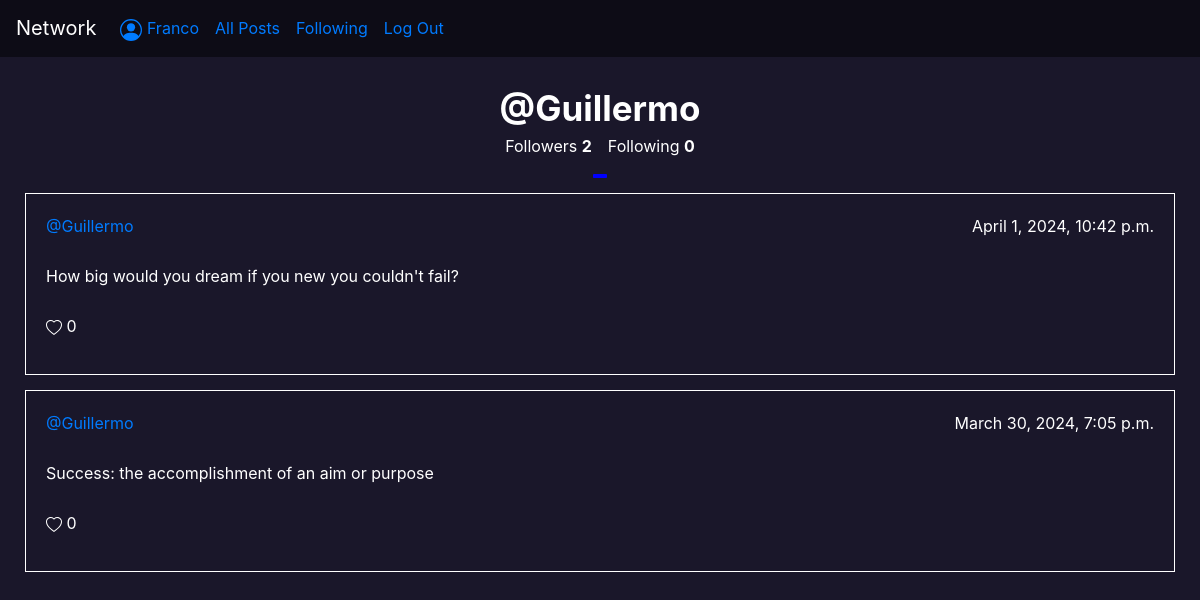
Page /profile/Guillermo (signed in) on the committed database.
### network/models.py (models this page shows)
class User(AbstractUser):
    pass

class Post(models.Model):
    user = models.ForeignKey(User, on_delete = models.CASCADE, related_name='post_user')
    text = models.CharField(max_length=280)
    date = models.DateTimeField(default=timezone.now())
    likes = models.ManyToManyField(User,blank=True, related_name='likes')

### network/views.py (the view)
# urls.py: path("profile/<str:username>", views.profile, name='profile'),
def profile(request, username):
    user = User.objects.get(username=username)
    follwing = Profile.objects.filter(follower=user.pk).count()
    followers = Profile.objects.filter(user=user.pk).count()
    posts = Post.objects.filter(user=user).order_by('-date')
    return render(request, "network/profile.html", {'username':user,'followers':followers,'following':follwing,'posts':posts, 'logged_user':request.user})

### network/templates/network/profile.html (shortened to what this page needs)
{% extends "network/layout.html" %}
{% load static %}
{% block body %}
<div class="mid_section">
    <div id="presentation">
        <strong id="username">@{{username}}</strong>
        <div class="follow_information">
            <p>Followers <strong id="followers">{{followers}}</strong></p>
            <p>Following <strong id="following">{{following}}</strong></p>
        </div>
        <div class="follow_information">
            <button id="follow_buttom"></button>
        </div>
    </div>
    {% if posts %}
        {% for post in posts %}
            <div class="post">
                <div class="top">
                    <a href="{% url 'profile' username=post.user %}" >@{{ post.user }}</a>
                    <p>{{ post.date }}</p>
                </div>
                <div>
                    <p>{{ post.text }}</p>
                </div>
                <div>
                    <p> {{ post.likes.all.count }}</p>
                </div>
            </div>
        {% endfor %}
    {% else %}
        <br>
        <div id="no_post">
            <strong>No posts so far</strong>
        </div>
    {% endif %}
</div>
{% endblock %}

### network/templates/network/layout.html (shortened to what this page needs)
{% load static %}
<!DOCTYPE html>
<html lang="en">
    <head>
        <link rel="stylesheet" href="https://stackpath.bootstrapcdn.com/bootstrap/4.4.1/css/bootstrap.min.css">
        <link href="{% static 'network/styles.css' %}" rel="stylesheet">
    </head>
    <body>
        <nav class="navbar navbar-expand-lg ">
            <li class="navbar-brand">Network</li>
            <div>
            <ul class="navbar-nav mr-auto">
                {% if user.is_authenticated %}
                    <li class="nav-item">
                        <a class="nav-link" href="{% url 'profile' username=user.username %}">
                             {{user.username}}
                        </a>
                    </li>
                {% endif %}
                <li class="nav-item">
                    <a class="nav-link" href="{% url 'index' %}">All Posts</a>
                </li>
                {% if user.is_authenticated %}
                    <li class="nav-item">
                        <a class="nav-link" href="{% url 'following' %}">Following</a>
                    </li>
                    <li class="nav-item">
                        <a class="nav-link" href="{% url 'logout' %}">Log Out</a>
                    </li>
                {% endif %}
            </ul>
        </div>
    </nav>
        <div class="body">
            {% block body %}
            {% endblock %}
        </div>
    </body>
</html>

### network/static/network/styles.css (style rules this page uses)
body { background-color: #1a172a; color: white; }
.navbar { background-color: #0d0c16; }
.mid_section { padding: 25px; }
.post { padding: 15px; border: 1px solid white; margin-top: 15px; display: flex; flex-direction: column; }
.post div { display: flex; margin: 5px; justify-content: space-between; }
#presentation { display: flex; flex-direction: column; }
.follow_information { display: flex; margin: 0 auto; }
#username { font-size: 35px; margin: 0 auto; }
#follow_buttom { font-size: 18px; color: white; background-color: blue; border: 1px solid blue; border-radius: 10%; outline: none; }

### rows in the picture
User: username "Franco"
User: username "Guillermo"
Post: user "Guillermo", date "April 1, 2024, 10:42 p.m.", text "How big would you dream if you new you couldn't fail?", likes.all.count "0"
Post: user "Guillermo", date "March 30, 2024, 7:05 p.m.", text "Success: the accomplishment of an aim or purpose", likes.all.count "0"

### other values in the picture
{{ followers }} "2"
{{ following }} "0"
